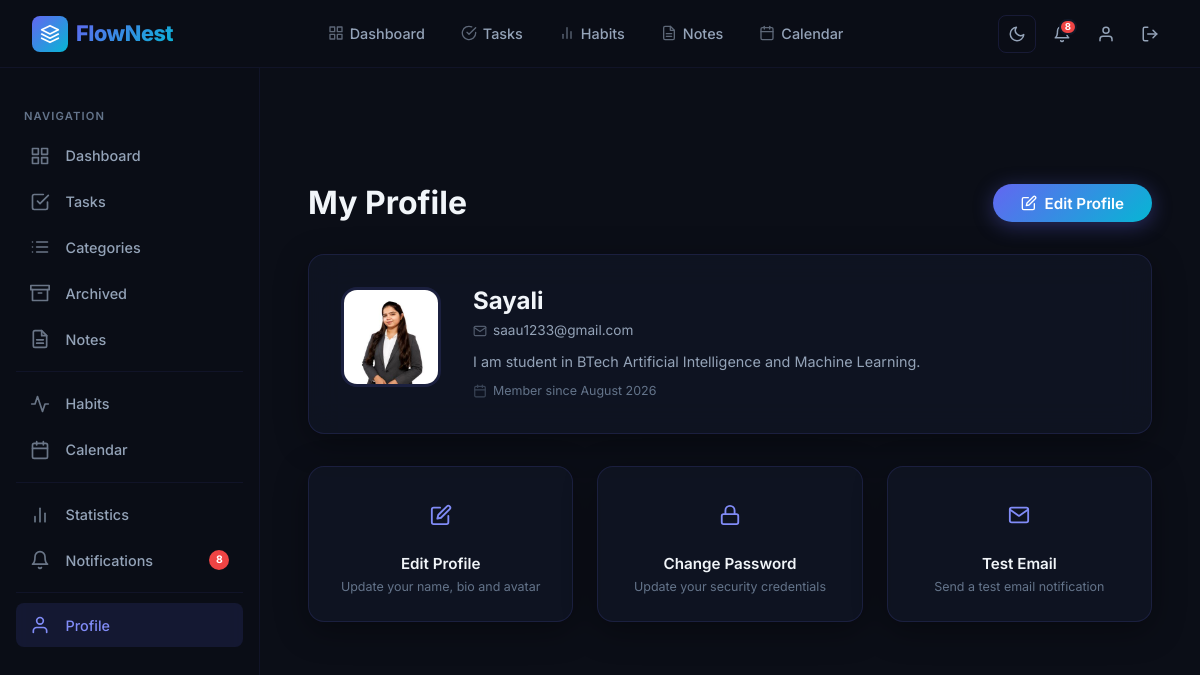
Page /profile/ (signed in) on the committed database.
### app/models.py (models this page shows, shortened)
class User(UserMixin, db.Model):
    __tablename__ = "users"
    id = db.Column(db.Integer, primary_key=True)
    username = db.Column(
    db.String(100),
    unique=True,
    nullable=False
    )
    email = db.Column(
    db.String(120),
    unique=True,
    nullable=False
    )
    password_hash = db.Column(
    db.String(255),
    nullable=False
    )
    profile_image = db.Column(
    db.String(255),
    default="default.png"
    )
    bio = db.Column(
    db.Text,
    nullable=True
    )
    theme = db.Column(
    db.String(20),
    default="light"
    )
    created_at = db.Column(
    db.DateTime,
    default=datetime.utcnow
    )
    notifications = db.relationship(
        "Notification",
        back_populates="user",
        lazy=True,
        cascade="all, delete-orphan"
    )
    tasks = db.relationship(
    "Task",
    back_populates="user",
    cascade="all, delete-orphan",
    lazy=True
    )
    categories = db.relationship(
    "Category",
    back_populates="user",
    cascade="all, delete-orphan",
    lazy=True
    )
    habits = db.relationship(
    "Habit",
    back_populates="user",
    cascade="all, delete-orphan",
    lazy=True
    )
    notes = db.relationship(
    "Note",
    back_populates="user",
    cascade="all, delete-orphan",
    lazy=True
    )

### app/routes/profile.py (the view)
@profile.route("/")
@login_required
def profile_page():
    return render_template(
        "profile/profile.html"
    )

### app/extensions.py (called while the page is built)
@login_manager.user_loader
def load_user(user_id):
    from app.models import User
    return User.query.get(int(user_id))

### app/templates/profile/profile.html (shortened to what this page needs)
{% extends "base.html" %}
{% block content %}
<div class="page-wrapper with-sidebar">
    <div class="page-content">
        <div class="page-header fade-in">
            <h2>My Profile</h2>
            <a href="{{ url_for('profile.edit_profile') }}" class="btn btn-primary">
                <svg width="16" height="16" viewBox="0 0 24 24" fill="none" stroke="currentColor" stroke-width="2"
                    stroke-linecap="round" stroke-linejoin="round">
                    <path d="M11 4H4a2 2 0 0 0-2 2v14a2 2 0 0 0 2 2h14a2 2 0 0 0 2-2v-7"></path>
                    <path d="M18.5 2.5a2.121 2.121 0 0 1 3 3L12 15l-4 1 1-4 9.5-9.5z"></path>
                </svg>
                Edit Profile
            </a>
        </div>
        <div class="glass-card profile-card fade-in fade-in-delay-1">
            <div class="profile-card-top">
                <div class="profile-avatar-wrap">
                    <img src="{{ url_for('static', filename='uploads/profile/' + current_user.profile_image) }}"
                         alt="{{ current_user.username }}"
                         class="profile-avatar"
                         onerror="this.style.display='none'; this.nextElementSibling.style.display='flex';">
                </div>
                <div class="profile-info">
                    <h3 class="profile-name">{{ current_user.username }}</h3>
                    <p class="profile-email">
                        <svg width="14" height="14" viewBox="0 0 24 24" fill="none" stroke="currentColor" stroke-width="2"
                            stroke-linecap="round" stroke-linejoin="round">
                            <path d="M4 4h16c1.1 0 2 .9 2 2v12c0 1.1-.9 2-2 2H4c-1.1 0-2-.9-2-2V6c0-1.1.9-2 2-2z"></path>
                            <polyline points="22,6 12,13 2,6"></polyline>
                        </svg>
                        {{ current_user.email }}
                    </p>
                    <p class="profile-bio">{{ current_user.bio or "No bio added yet." }}</p>
                    <p class="profile-joined">
                        Member since {{ current_user.created_at.strftime("%B %Y") }}
                    </p>
                </div>
            </div>
        </div>
        <div class="profile-actions-grid fade-in fade-in-delay-2">
            <a href="{{ url_for('profile.edit_profile') }}" class="glass-card profile-action-card">
                <div class="profile-action-icon icon-indigo">
                    <svg viewBox="0 0 24 24" fill="none" stroke="currentColor" stroke-width="2" stroke-linecap="round"
                        stroke-linejoin="round">
                        <path d="M11 4H4a2 2 0 0 0-2 2v14a2 2 0 0 0 2 2h14a2 2 0 0 0 2-2v-7"></path>
                        <path d="M18.5 2.5a2.121 2.121 0 0 1 3 3L12 15l-4 1 1-4 9.5-9.5z"></path>
                    </svg>
                </div>
                <h4>Edit Profile</h4>
                <p>Update your name, bio and avatar</p>
            </a>
            <a href="{{ url_for('profile.change_password') }}" class="glass-card profile-action-card">
                <div class="profile-action-icon icon-amber">
                    <svg viewBox="0 0 24 24" fill="none" stroke="currentColor" stroke-width="2" stroke-linecap="round"
                        stroke-linejoin="round">
                        <rect x="3" y="11" width="18" height="11" rx="2" ry="2"></rect>
                        <path d="M7 11V7a5 5 0 0 1 10 0v4"></path>
                    </svg>
                </div>
                <h4>Change Password</h4>
                <p>Update your security credentials</p>
            </a>
            <a href="{{ url_for('profile.test_email') }}" class="glass-card profile-action-card">
                <div class="profile-action-icon icon-cyan">
                    <svg viewBox="0 0 24 24" fill="none" stroke="currentColor" stroke-width="2" stroke-linecap="round"
                        stroke-linejoin="round">
                        <path d="M4 4h16c1.1 0 2 .9 2 2v12c0 1.1-.9 2-2 2H4c-1.1 0-2-.9-2-2V6c0-1.1.9-2 2-2z"></path>
                        <polyline points="22,6 12,13 2,6"></polyline>
                    </svg>
                </div>
                <h4>Test Email</h4>
                <p>Send a test email notification</p>
            </a>
        </div>
    </div>
</div>
{% endblock %}

### rows in the picture
User: profile_image (picture), username "Sayali", email "saau1233@gmail.com", bio "I am student in BTech Artificial Intelligence and Machine Learning.", created_at "August 2026"

### other values in the picture
{{ unread_count }} "8"
